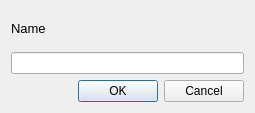
<?xml version="1.0" encoding="UTF-8"?>
<ui version="4.0">
 <class>Dialog</class>
 <widget class="QDialog" name="Dialog">
  <property name="geometry">
   <rect>
    <x>0</x>
    <y>0</y>
    <width>255</width>
    <height>113</height>
   </rect>
  </property>
  <property name="windowTitle">
   <string>Dialog</string>
  </property>
  <layout class="QGridLayout" name="gridLayout">
   <item row="0" column="0">
    <widget class="QLabel" name="label">
     <property name="font">
      <font>
       <pointsize>10</pointsize>
      </font>
     </property>
     <property name="text">
      <string>Name</string>
     </property>
    </widget>
   </item>
   <item row="1" column="0">
    <widget class="QLineEdit" name="lineEdit"/>
   </item>
   <item row="2" column="0">
    <widget class="QDialogButtonBox" name="buttonBox">
     <property name="orientation">
      <enum>Qt::Horizontal</enum>
     </property>
     <property name="standardButtons">
      <set>QDialogButtonBox::Cancel|QDialogButtonBox::Ok</set>
     </property>
    </widget>
   </item>
  </layout>
 </widget>
 <resources/>
 <connections>
  <connection>
   <sender>buttonBox</sender>
   <signal>accepted()</signal>
   <receiver>Dialog</receiver>
   <slot>accept()</slot>
   <hints>
    <hint type="sourcelabel">
     <x>248</x>
     <y>254</y>
    </hint>
    <hint type="destinationlabel">
     <x>157</x>
     <y>274</y>
    </hint>
   </hints>
  </connection>
  <connection>
   <sender>buttonBox</sender>
   <signal>rejected()</signal>
   <receiver>Dialog</receiver>
   <slot>reject()</slot>
   <hints>
    <hint type="sourcelabel">
     <x>316</x>
     <y>260</y>
    </hint>
    <hint type="destinationlabel">
     <x>286</x>
     <y>274</y>
    </hint>
   </hints>
  </connection>
 </connections>
</ui>
